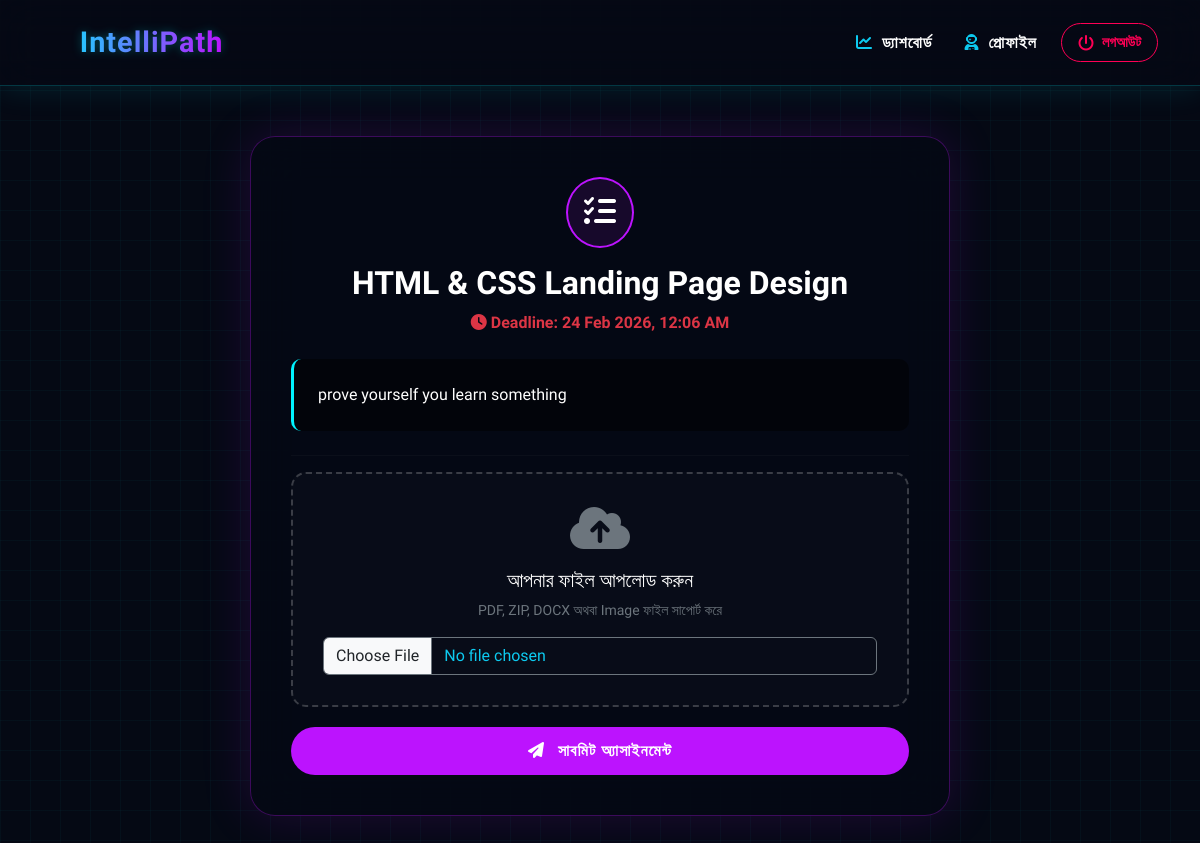
The app's page /assignment/1/ (signed in) with its own data.
### students/models.py (models this page shows, shortened)
class Assignment(models.Model):
    course = models.ForeignKey(
        'Course', on_delete=models.CASCADE, related_name='assignments')
    title = models.CharField(max_length=255)
    description = models.TextField()
    attachment = models.FileField(
        upload_to='assignments/questions/', blank=True, null=True)
    total_marks = models.IntegerField(default=100)
    deadline = models.DateTimeField()

### students/views.py (the view, shortened to what this page needs)
@login_required
def submit_assignment(request, assignment_id):
    assignment = get_object_or_404(Assignment, id=assignment_id)
    if AssignmentSubmission.objects.filter(student=request.user, assignment=assignment).exists():
        messages.warning(
            request, "আপনি ইতিমধ্যে এই অ্যাসাইনমেন্টটি জমা দিয়েছেন!")
        return redirect('dashboard')
    return render(request, 'students/submit_assignment.html', {'assignment': assignment})

### students/templates/students/submit_assignment.html (shortened to what this page needs)
{% extends 'students/base.html' %}
{% block content %}
<div class="container">
    <div class="assign-vault">
        <div class="text-center mb-4">
            <div class="d-inline-block p-3 rounded-circle mb-3" style="background: rgba(188, 19, 254, 0.1); border: 2px solid var(--neon-purple);">
                <i class="fas fa-tasks fa-2x text-white"></i>
            </div>
            <h2 class="text-white fw-bold" style="font-family: 'Orbitron';">{{ assignment.title }}</h2>
            <p class="text-danger mt-2 fw-bold"><i class="fas fa-clock"></i> Deadline: {{ assignment.deadline|date:"d M Y, h:i A" }}</p>
        </div>
        <div class="p-4 mb-4" style="background: rgba(0,0,0,0.5); border-left: 3px solid var(--neon-blue); border-radius: 10px;">
            <p class="text-silver mb-0" style="white-space: pre-line;">{{ assignment.description }}</p>
        </div>
        <hr style="border-color: rgba(255,255,255,0.1);">
        <form method="POST" enctype="multipart/form-data">
            <div class="custom-file-box">
                <i class="fas fa-cloud-upload-alt fa-3x text-secondary mb-3"></i>
                <h5 class="text-white">আপনার ফাইল আপলোড করুন</h5>
                <p class="text-secondary small">PDF, ZIP, DOCX অথবা Image ফাইল সাপোর্ট করে</p>
                <input type="file" name="submitted_file" class="form-control bg-transparent text-info border-secondary mt-3" required>
            </div>
            <button type="submit" class="btn-upload"><i class="fas fa-paper-plane me-2"></i> সাবমিট অ্যাসাইনমেন্ট</button>
        </form>
    </div>
</div>
{% endblock %}

### students/templates/students/base.html (style rules this page uses)
:root { --neon-blue: #00f3ff; --neon-purple: #bc13fe; --dark-bg: #050914; }
body { background-color: var(--dark-bg); font-family: 'Hind Siliguri', sans-serif; color: #fff; background-image: linear-gradient(rgba(0, 243, 255, 0.03) 1px, transparent 1px), linear-gradient(90deg, rgba(0, 243, 255, 0.03) 1px, transparent 1px); background-size: 30px 30px; background-attachment: fixed; }

### students/templates/students/submit_assignment.html (style rules this page uses)
.assign-vault { max-width: 700px; margin: 50px auto; background: rgba(5, 9, 20, 0.9); backdrop-filter: blur(25px); border: 1px solid rgba(188, 19, 254, 0.3); border-radius: 25px; padding: 40px; box-shadow: 0 0 50px rgba(188, 19, 254, 0.15); }
.btn-upload { background: var(--neon-purple); border: none; color: white; font-weight: bold; padding: 12px; border-radius: 50px; transition: 0.3s; width: 100%; text-transform: uppercase; letter-spacing: 1px; }
.custom-file-box { background: rgba(255, 255, 255, 0.02); border: 2px dashed rgba(255, 255, 255, 0.2); padding: 30px; text-align: center; border-radius: 15px; margin-bottom: 20px; transition: 0.3s; }

### records on screen
Assignment: title "HTML & CSS Landing Page Design", deadline "24 Feb 2026, 12:06 AM", description "prove yourself you learn something"
